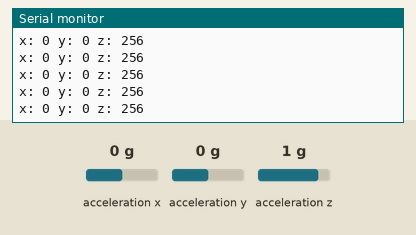
Recording of a sketch running on a simulated Arduino Uno, built with avr-gcc and run on an emulated ATmega328P. On the bench: the last lines printed to the serial monitor. Wiring (inferred from the names in the program): ADXL345 accelerometer at I2C address 0x53. Inputs (shaded band) come from the test bench; at power-on: acceleration x 0 g, acceleration z 1 g, acceleration y 0 g.

Above: at 1.2 s.
1.3 s: acceleration x set to -1.4 g
At 1.33 s:
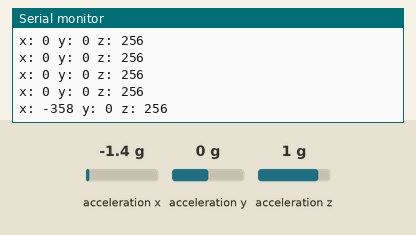
2.8 s: acceleration z set to 0 g
At 2.85 s:
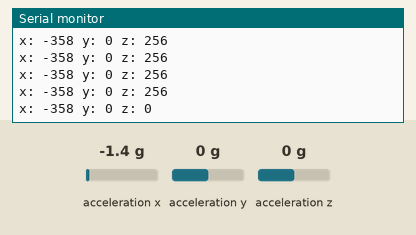
5.8 s: acceleration y set to -1.4 g
At 5.8 s:
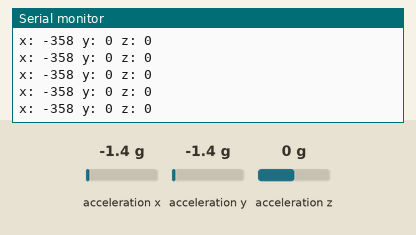

The sketch:

_3axis.ino
```cpp
//
// FaBo Brick Sample
//
// brick_i2c_3axis_ADXL345
//

#include <Wire.h>

#define DEVICE_ADDR (0x53) // スレーブデバイスのアドレス
byte axis_buff[6];

void setup()
{
  Serial.begin(9600); // シリアルの開始デバック用
  Wire.begin();       // I2Cの開始

  // 生存確認
  Serial.println("Checking I2C device...");
  byte who_am_i = 0x00;
  readI2c(0x00, 1, &who_am_i);
  if(who_am_i == 0xe5){
    Serial.println("I am ADXL345");
  }else{
    Serial.println("Not detected");
  }

  // 初期化
  Serial.println("Init...");
  // DATA_FORMAT
  writeI2c(0x31, 0x00);
  // POWER_TCL
  writeI2c(0x2d, 0x08);
}

void loop()
{
  uint8_t length = 6;
  readI2c(0x32, length, axis_buff); //レジスターアドレス 0x32から6バイト読む
  int x = (((int)axis_buff[1]) << 8) | axis_buff[0];
  int y = (((int)axis_buff[3]) << 8) | axis_buff[2];
  int z = (((int)axis_buff[5]) << 8) | axis_buff[4];
  Serial.print("x: ");
  Serial.print( x );
  Serial.print(" y: ");
  Serial.print( y );
  Serial.print(" z: ");
  Serial.println( z );

  delay(100);
}

// I2Cへの書き込み
void writeI2c(byte register_addr, byte value) {
  Wire.beginTransmission(DEVICE_ADDR);
  Wire.write(register_addr);
  Wire.write(value);
  Wire.endTransmission();
}

// I2Cへの読み込み
void readI2c(byte register_addr, int num, byte buffer[]) {
  Wire.beginTransmission(DEVICE_ADDR);
  Wire.write(register_addr);
  Wire.endTransmission();

  Wire.beginTransmission(DEVICE_ADDR);
  Wire.requestFrom(DEVICE_ADDR, num);

  int i = 0;
  while(Wire.available())
  {
    buffer[i] = Wire.read();
    i++;
  }
  Wire.endTransmission();
}
```

Measured:
- after the input at 1.3 s, the serial monitor: prints a new line at once (image 1)
- after the input at 2.8 s, the serial monitor: prints a new line after 0.05 s (image 2)
